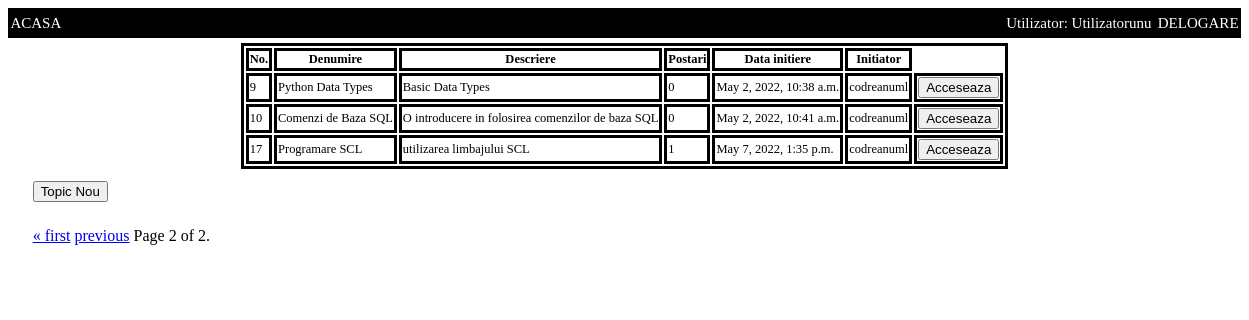
Page /tweet/board/1?page=2 (signed in) on the committed database.
### TWEET/models.py (models this page shows, shortened)
class Topics(models.Model):
	nume=models.CharField(max_length=30)
	descriere=models.CharField(max_length=100)
	board=models.ForeignKey(Board, related_name='topics',on_delete=models.CASCADE,default=None)
	data_initiere=models.DateTimeField()
	utilizator=models.ForeignKey(User,related_name='User_Topic',on_delete=models.CASCADE,default=None)

### TWEET/views.py (the view)
# urls.py: path('board/<int:pk>',TWEET_VIEWS.board,name='board'),
@login_required
def board(request,pk):
	boards_querry=Board.objects.get(pk=pk)
	topic_querry=Topics.objects.filter(board=boards_querry)
	pag_object=Paginator(topic_querry,5)
	page=request.GET.get('page')
	page_obj=pag_object.get_page(page)
	return render(request, 'board.html',{'page_obj':page_obj,'board':boards_querry})

### templates/board.html (shortened to what this page needs)
{% extends 'template.html' %}
{% block content %}
<div class="main_page" >
<table>
	<tr>
		<th>No.
		</th>
		<th>
			Denumire
		</th>
		<th>
			Descriere
		</th>
		<th>
			Postari
		</th>
		<th>
			Data initiere
		</th>
		<th>
			Initiator
		</th>
	</tr>
{% for topic in page_obj %}
	<tr>
		<td>
			{{topic.pk}}
		</td>
		<td>
			{{topic.nume}}
		</td>
		<td>
			{{topic.descriere}}
		</td>
		<td>
			{{topic.posts.all.count}}
		</td>
		<td>
			{{topic.data_initiere}}
		</td>
				<td>
			{{topic.utilizator}}
		</td>
		<td>
			 <form action="{% url 'TWEET:topic' topic.pk  %}" method="get">
                <button type="submit">Acceseaza</button>
             </form>
		</td>
	</tr>
{% endfor %}
</table>
</div>
			<div class="btn_add">
			 <form action="{% url 'TWEET:add_topic' board.pk %}" method="get">
                <button type="submit">Topic Nou</button>
             </form>
         </div>
	<div class="pagination">
    	<span class="step-links">
        {% if page_obj.has_previous %}
            <a href="?page=1">&laquo; first</a>
            <a href="?page={{ page_obj.previous_page_number }}">previous</a>
        {% endif %}
        <span class="current">
            Page {{ page_obj.number }} of {{ page_obj.paginator.num_pages }}.
        </span>
    </span>
</div>
 {% endblock %}

### templates/template.html (shortened to what this page needs)
{% load static %}
<!DOCTYPE html>
<html>
<head>
    <link href="{% static 'css/style.css' %}" rel="stylesheet" type="text/css">
</head>
<body>
<div class="navbar">
    <div class="left">
    <div class="button_1"><a href="{% url 'TWEET:home' %}" color="white" >ACASA </a> </div>
    </div>
    <div class="right">
    {% if user.is_authenticated %}
        <p class="nume">
        Utilizator: {{user.username}}
        </p>
        <div class="button_2"><a href="{% url 'ACCOUNTS:logout' %}" color="white" >DELOGARE</a> </div>
    {% else %}
        <div class="button_2"><a href="{% url 'ACCOUNTS:login' %}" color="white" >LOGARE</a> </div>
        <div class="button_3"><a href="{% url 'ACCOUNTS:signup' %}" color="white" >INREGISTRARE </a> </div>
    {% endif %}
    </div>
</div>
       {% block content %}
       {% endblock %}
</body>
</html>

### static/css/style.css (style rules this page uses)
.navbar { height: 30px; font-size: 10px; background-color: black; display: flex; align-items: center; justify-content: center; }
.navbar .left { width: 50%; display: flex; justify-content: left; align-items: center; }
.navbar .right { width: 50%; display: flex; justify-content: right; align-items: center; }
.navbar .button_1 { height: 90%; color: white; text-align: center; margin-left : 0.4%; }
.navbar .button_2 { height: 90%; color: white; text-align: center; margin-right : 0.4%; }
.nume { height: 90%; color: white; text-align: center; margin-right : 1%; }
@media screen and (min-width: 601px) { .navbar .button_1 { font-size: 15px; } }
@media screen and (min-width: 601px) { .navbar .button_2 { font-size: 15px; } }
@media screen and (min-width: 601px) { .main_page { font-size: 1vw; } }
@media screen and (min-width: 601px) { .nume { font-size: 15px; } }
.main_page { width: 100%; display: flex; justify-content: center; }
.main_page table { margin-top: 5px; border-style: solid; border-color: black; border-size: 0.5px; }
.main_page th { border-style: solid; border-color:black; border-size: 0.5px; }
.main_page td { border-style: solid; border-color: black; border-size: 0.5px; }
.main_page tr { border-style: solid; border-color: black; border-size: 0.5px; }
.navbar a { color :white ; text-decoration: none; }
.pagination { padding: 2%; width: 100%; display: flex; justify-content: left; }
.btn_add { margin-left: 2%; margin-top: 1%; width: 100%; display: flex; justify-content: left; }

### rows in the picture
Topics: pk "9", nume "Python Data Types", descriere "Basic Data Types", posts.all.count "0", data_initiere "May 2, 2022, 10:38 a.m.", utilizator "codreanuml"
Topics: pk "10", nume "Comenzi de Baza SQL", descriere "O introducere in folosirea comenzilor de baza SQL", posts.all.count "0", data_initiere "May 2, 2022, 10:41 a.m.", utilizator "codreanuml"
Topics: pk "17", nume "Programare SCL", descriere "utilizarea limbajului SCL", posts.all.count "1", data_initiere "May 7, 2022, 1:35 p.m.", utilizator "codreanuml"

### other values in the picture
{{ user.username }} "Utilizatorunu"
{{ page_obj.number }} "2"
{{ page_obj.paginator.num_pages }} "2"
